Frame 1 (no input): blank canvas, image omitted
Frame 60 (the mouse pressed at the canvas centre just before this capture): blank canvas, image omitted
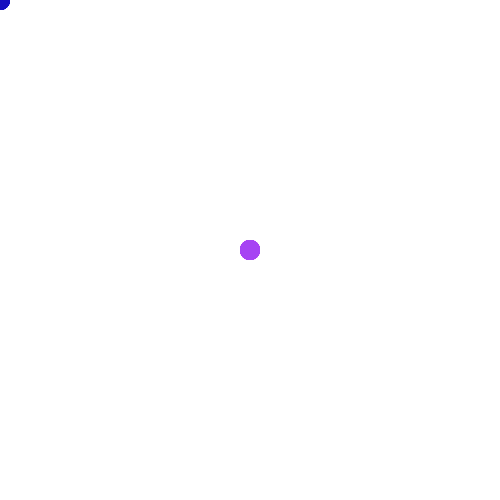
Frame 120 (the mouse held since frame 60 and released just before this capture)

The Processing sketch whose frames 1 and 60 were blank and that drew this single picture after the mouse press (run headless with seeded random() and noise(); from frame 60 on, the mouse is pressed at the canvas centre):

// Processing sketch: processing_31936
// ── processing_31936.pde


 float hey = 21;
 float hi = 15;
 float hoo = 191;
 
 
 void setup() {
   size(500,500);
   background(255);
 }
 void draw(){
 
   smooth();
   
   noStroke();
   fill(hey,hi,hoo,120);
   ellipseMode(CENTER);
   ellipse(mouseX,mouseY,20,20);
 }
    void mousePressed() {
     if(hey == 21)  
       hey = random(1,255);
     if(hi == 15)   
       hi = random(1,255);
     if(hoo == 191) 
       hoo = random(1,255);
 
 }
 

  
